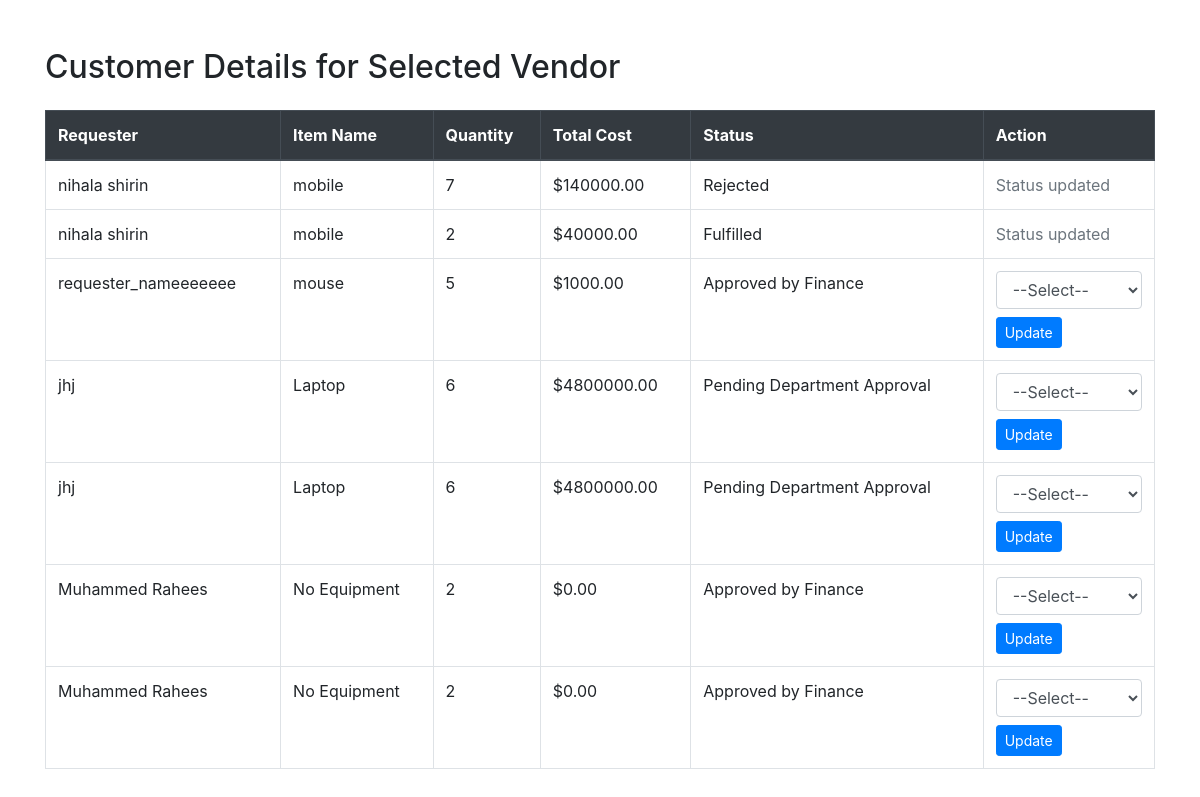
Page /vendor/2/customers/ on the earlier database version.
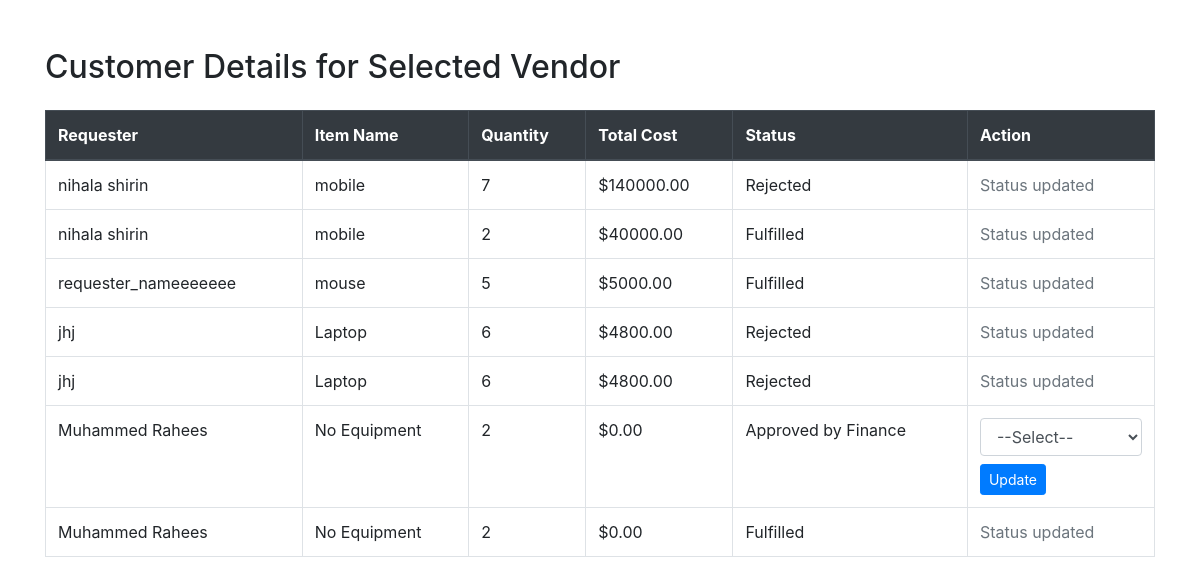
Same page on the later database version.
### core/models.py (models this page shows, shortened)
class ProcurementRequest(models.Model):
    requester = models.CharField(max_length=100)
    department = models.ForeignKey(Department, on_delete=models.CASCADE)
    category = models.CharField(max_length=50, choices=CATEGORY_CHOICES)
    it_equipment = models.ForeignKey(ITEquipmentDetails, on_delete=models.SET_NULL, null=True, blank=True)
    office_supply = models.ForeignKey(OfficeSupplyDetails, on_delete=models.SET_NULL, null=True, blank=True)
    quantity = models.IntegerField()
    total_cost = models.DecimalField(max_digits=12, decimal_places=2, blank=True)
    description = models.TextField(blank=True)
    status = models.CharField(max_length=50, choices=STATUS_CHOICES, default='Pending Department Approval')
    submitted_at = models.DateTimeField(auto_now_add=True)
    vendor = models.ForeignKey(Vendor, on_delete=models.CASCADE, null=True, blank=True)
    def get_equipment_name(self):
        if self.category == 'IT Equipment' and self.it_equipment:
            return self.it_equipment.name
        elif self.category == 'Office Supplies' and self.office_supply:
            return self.office_supply.name
        return "No Equipment"

class ITEquipmentDetails(models.Model):
    name = models.CharField(max_length=100)
    warranty_period = models.CharField(max_length=50)
    technical_specifications = models.TextField()
    cost_per_item = models.DecimalField(max_digits=10, decimal_places=2)

### core/views.py (the view)
# urls.py: path('vendor/<int:v_id>/customers/', views.customer_details, name='customer_details'),
def customer_details(request, v_id):
    requester = ProcurementRequest.objects.filter(vendor_id=v_id)
    context = {
        'requesters': requester
    }
    return render(request, 'customer_details.html', context)

### core/templates/customer_details.html (shortened to what this page needs)
<!DOCTYPE html>
<html>
<head>
    <link rel="stylesheet" href="https://stackpath.bootstrapcdn.com/bootstrap/4.5.2/css/bootstrap.min.css">
</head>
<body>
<div class="container mt-5">
    <h2 class="mb-4">Customer Details for Selected Vendor</h2>
    <table class="table table-bordered">
        <thead class="thead-dark">
            <tr>
                <th>Requester</th>
                <th>Item Name</th>
                <th>Quantity</th>
                <th>Total Cost</th>
                <th>Status</th>
                <th>Action</th>
            </tr>
        </thead>
        <tbody>
            {% for r in requesters %}
                <tr>
                    <td>{{ r.requester }}</td>
                    <td>{{ r.get_equipment_name }}</td>
                    <td>{{ r.quantity }}</td>
                    <td>${{ r.total_cost|floatformat:2 }}</td>
                    <td>{{ r.status }}</td>
                    <td>
                        {% if r.status != "Fulfilled" and r.status != "Rejected" %}
                            <form action="{% url 'update_request_status' r.id %}" method="post">
                                <select name="status" class="form-control mb-2" required>
                                    <option value="">--Select--</option>
                                </select>
                                <button type="submit" class="btn btn-sm btn-primary">Update</button>
                            </form>
                        {% else %}
                            <span class="text-muted">Status updated</span>
                        {% endif %}
                    </td>
                </tr>
            {% empty %}
                <tr>
                    <td colspan="6" class="text-center">No requests found for this vendor.</td>
                </tr>
            {% endfor %}
        </tbody>
    </table>
</div>
</body>
</html>

Differences in the rows shown:
changed ProcurementRequest "requester_nameeeeeee": total_cost "1000.00" → "5000.00"; status "Approved by Finance" → "Fulfilled"; status "--Select--" → (not shown); status "Update" → "Status updated"
changed ProcurementRequest (number 4 of 7 on the later page): total_cost "4800000.00" → "4800.00"; status "Pending Department Approval" → "Rejected"; status "--Select--" → (not shown); status "Update" → "Status updated"
changed ProcurementRequest (number 5 of 7 on the later page): total_cost "4800000.00" → "4800.00"; status "Pending Department Approval" → "Rejected"; status "--Select--" → (not shown); status "Update" → "Status updated"
changed ProcurementRequest (number 7 of 7 on the later page): status "Approved by Finance" → "Fulfilled"; status "--Select--" → (not shown); status "Update" → "Status updated"
